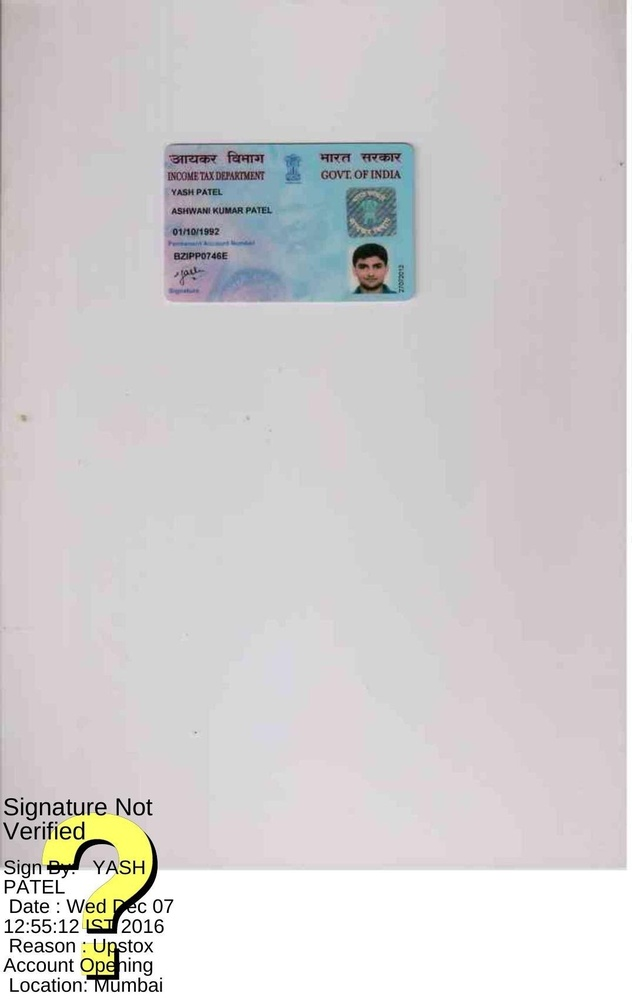
#> input picture check.jpg, 632 x 1000 px, shrunk from 1075 x 1700 before the run
$ python check.py
#> lines starting #> are read from the running program, lines starting #| are printed output that depends on the picture
import pytesseract
import cv2
from PIL import Image

# Test if tesseract is installed
try:
    print("Tesseract version:", pytesseract.get_tesseract_version())
except:
    print("Tesseract not found! Please install it.")

# Test with your image
img = cv2.imread('check.jpg')
#> img is the input picture: shape (1000, 632, 3); mean B, G, R 206.2, 205, 208.4
if img is None:
    print("Cannot load image 'pan5.jpg' - check the file path!")
else:
    print("Image loaded successfully")
    # Simple OCR test
    gray = cv2.cvtColor(img, cv2.COLOR_BGR2GRAY)
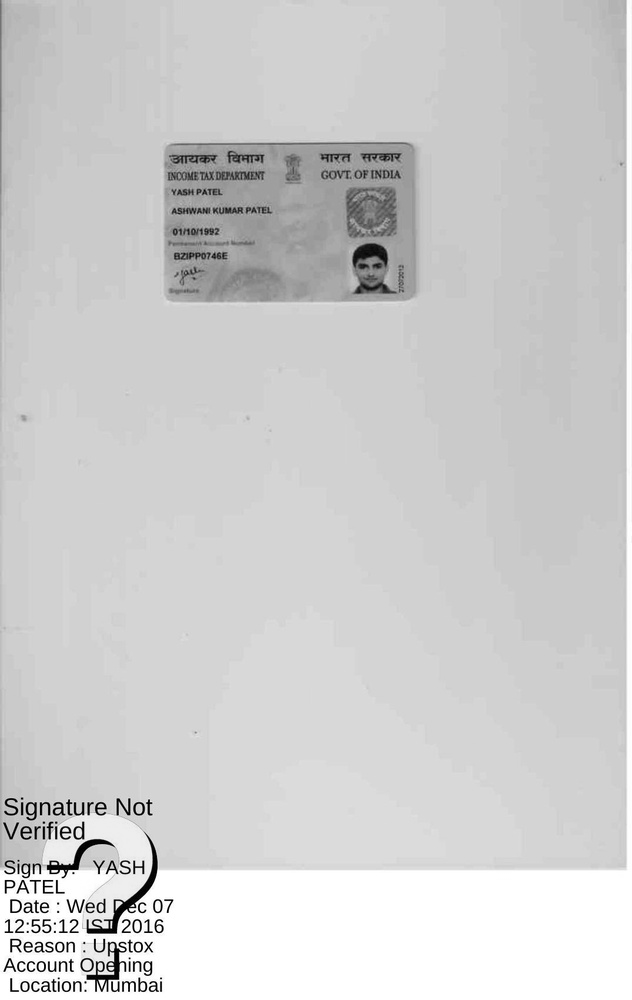
#> gray: shape (1000, 632); min 0, max 255, mean 206.3
#> (the run stopped early here; a loop or call above may not have finished)
